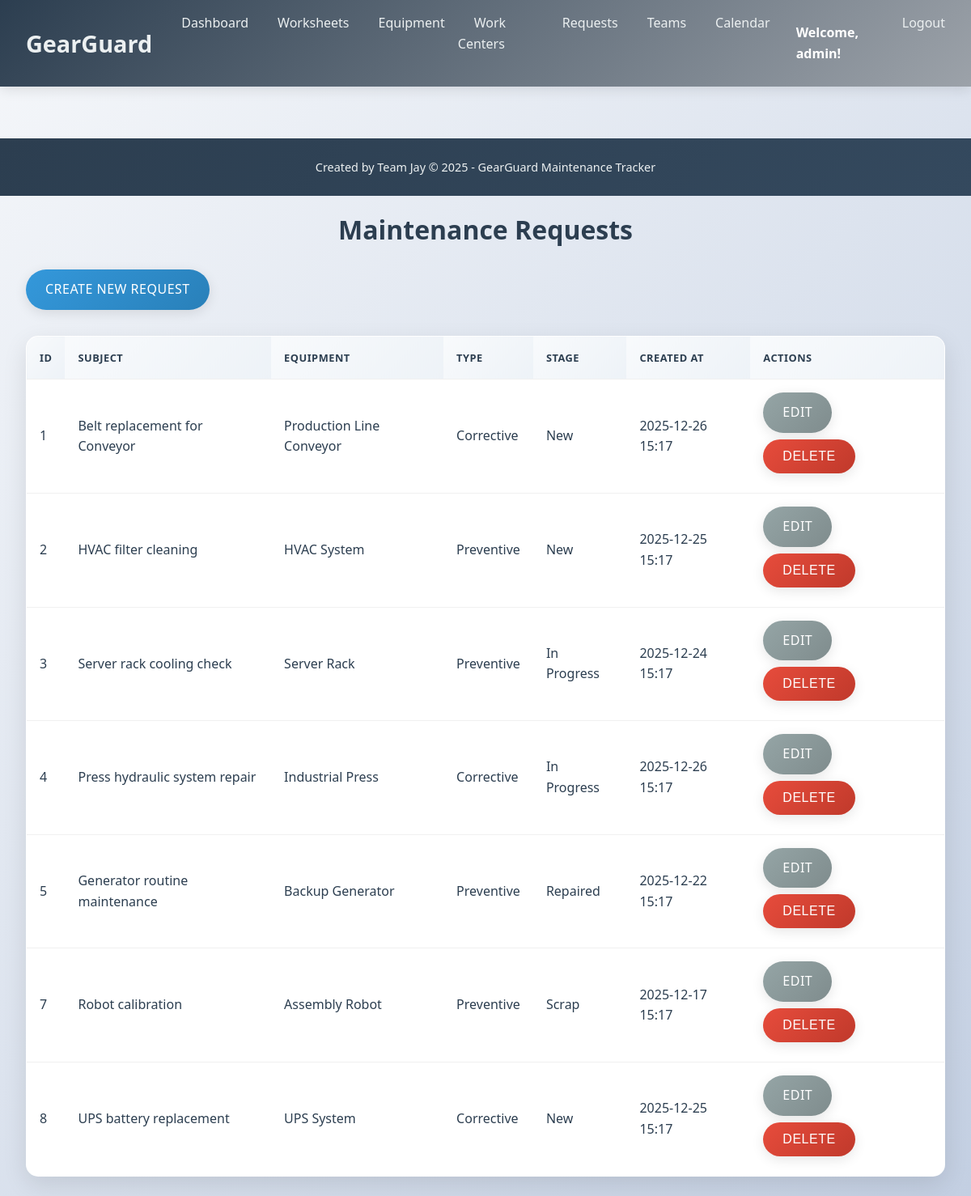
Screenshot of /requests (signed in) with the database file from the repository.
### models.py (models this page shows, shortened)
class User(db.Model):
    __tablename__ = 'users'
    id = db.Column(db.Integer, primary_key=True)
    username = db.Column(db.String(80), unique=True, nullable=False)
    email = db.Column(db.String(120), unique=True, nullable=False)
    password_hash = db.Column(db.String(120), nullable=False)
    role = db.Column(db.String(20), default='user')  # admin, manager, user
    created_at = db.Column(db.DateTime, default=datetime.utcnow)

class MaintenanceRequest(db.Model):
    __tablename__ = 'maintenance_requests'
    id = db.Column(db.Integer, primary_key=True)
    subject = db.Column(db.String(200), nullable=False)
    request_type = db.Column(db.String(20), nullable=False)  # Corrective / Preventive
    equipment_id = db.Column(db.Integer, db.ForeignKey('equipment.id'))  # Nullable to allow work center requests
    workcenter_id = db.Column(db.Integer, db.ForeignKey('workcenters.id'))  # Nullable to allow equipment requests
    category = db.Column(db.String(50))
    maintenance_team_id = db.Column(db.Integer, db.ForeignKey('maintenance_teams.id'))
    assigned_technician = db.Column(db.String(100))
    scheduled_date = db.Column(db.DateTime)
    duration_hours = db.Column(db.Float)
    stage = db.Column(db.String(20), default='New')  # New / In Progress / Repaired / Scrap
    created_at = db.Column(db.DateTime, default=datetime.utcnow)
    equipment = db.relationship('Equipment', backref='maintenance_requests')
    workcenter = db.relationship('WorkCenter', backref='maintenance_requests')
    maintenance_team = db.relationship('MaintenanceTeam', backref='maintenance_requests')

class Equipment(db.Model):
    __tablename__ = 'equipment'
    id = db.Column(db.Integer, primary_key=True)
    name = db.Column(db.String(100), nullable=False)
    serial_number = db.Column(db.String(100), unique=True, nullable=False)
    category = db.Column(db.String(50), nullable=False)  # Mechanical / Electrical / IT
    department = db.Column(db.String(50), nullable=False)  # Production / Admin / IT
    assigned_employee = db.Column(db.String(100))
    maintenance_team_id = db.Column(db.Integer, db.ForeignKey('maintenance_teams.id'))
    default_technician = db.Column(db.String(100))
    purchase_date = db.Column(db.Date)
    warranty_end = db.Column(db.Date)
    location = db.Column(db.String(100))
    status = db.Column(db.String(20), default='Active')  # Active / Scrapped
    notes = db.Column(db.Text)
    maintenance_team = db.relationship('MaintenanceTeam', backref='equipment_list')

### app.py (the view)
@app.route('/requests')
@login_required
def maintenance_requests():
    requests = MaintenanceRequest.query.all()
    return render_template('requests_list.html', requests=requests)

### app.py (called while the page is built)
@app.context_processor
def inject_now():
    return {'now': dt.utcnow}

def login_required(f):
    @wraps(f)
    def decorated_function(*args, **kwargs):
        if 'user_id' not in session:
            flash('Please log in to access this page.', 'error')
            return redirect(url_for('login'))
        return f(*args, **kwargs)
    return decorated_function

@app.context_processor
def inject_user():
    user_id = session.get('user_id')
    if user_id:
        user = User.query.get(user_id)
        return {'current_user': user}
    return {'current_user': None}

### templates/requests_list.html (shortened to what this page needs)
<!DOCTYPE html>
<html lang="en">
<head>
    <link rel="stylesheet" href="{{ url_for('static', filename='style.css') }}">
</head>
<body>
    {% include 'base.html' %}
    <div class="container">
        <h1>Maintenance Requests</h1>
        <a href="{{ url_for('create_request') }}" class="btn btn-primary">Create New Request</a>
        <table class="table">
            <thead>
                <tr>
                    <th>ID</th>
                    <th>Subject</th>
                    <th>Equipment</th>
                    <th>Type</th>
                    <th>Stage</th>
                    <th>Created At</th>
                    <th>Actions</th>
                </tr>
            </thead>
            <tbody>
                {% for request in requests %}
                <tr>
                    <td>{{ request.id }}</td>
                    <td>{{ request.subject }}</td>
                    <td>{{ request.equipment.name if request.equipment else 'N/A' }}</td>
                    <td>{{ request.request_type }}</td>
                    <td>{{ request.stage }}</td>
                    <td>{{ request.created_at.strftime('%Y-%m-%d %H:%M') if request.created_at else 'N/A' }}</td>
                    <td>
                        <a href="{{ url_for('edit_request', id=request.id) }}" class="btn btn-secondary">Edit</a>
                        <form method="POST" action="{{ url_for('delete_request', id=request.id) }}" style="display: inline;">
                            <button type="submit" class="btn btn-danger" onclick="return confirm('Are you sure you want to delete this request?')">Delete</button>
                        </form>
                    </td>
                </tr>
                {% endfor %}
            </tbody>
        </table>
    </div>
</body>
</html>

### templates/base.html (shortened to what this page needs)
<!DOCTYPE html>
<html lang="en">
<head>
    <link rel="stylesheet" href="{{ url_for('static', filename='style.css') }}">
</head>
<body>
    <nav class="navbar">
        <div class="nav-container">
            <div class="nav-logo">
                <a href="{% if current_user %}{{ url_for('dashboard') }}{% else %}{{ url_for('login') }}{% endif %}"> GearGuard</a>
            </div>
            <ul class="nav-menu">
                {% if current_user %}
                <li class="nav-item">
                    <a href="{{ url_for('dashboard') }}" class="nav-link">Dashboard</a>
                </li>
                <li class="nav-item">
                    <a href="{{ url_for('worksheets') }}" class="nav-link">Worksheets</a>
                </li>
                <li class="nav-item">
                    <a href="{{ url_for('equipment_list') }}" class="nav-link">Equipment</a>
                </li>
                <li class="nav-item">
                    <a href="{{ url_for('workcenters_list') }}" class="nav-link">Work Centers</a>
                </li>
                <li class="nav-item">
                    <a href="{{ url_for('maintenance_requests') }}" class="nav-link">Requests</a>
                </li>
                <li class="nav-item">
                    <a href="{{ url_for('teams_list') }}" class="nav-link">Teams</a>
                </li>
                <li class="nav-item">
                    <a href="{{ url_for('calendar_view') }}" class="nav-link">Calendar</a>
                </li>
                <li class="nav-item">
                    <span class="nav-user">Welcome, {{ current_user.username }}!</span>
                </li>
                <li class="nav-item">
                    <a href="{{ url_for('logout') }}" class="nav-link">Logout</a>
                </li>
                {% endif %}
            </ul>
        </div>
    </nav>
    <main>
    </main>
    <footer class="footer">
        <div class="footer-content">
            <p>Created by Team Jay &copy; 2025 - GearGuard Maintenance Tracker</p>
        </div>
    </footer>
</body>
</html>

### static/style.css (style rules this page uses)
* { margin: 0; padding: 0; box-sizing: border-box; }
body { font-family: 'Segoe UI', Tahoma, Geneva, Verdana, sans-serif; background: linear-gradient(135deg, #f5f7fa 0%, #c3cfe2 100%); color: #2c3e50; line-height: 1.6; min-height: 100vh; }
.navbar { background: linear-gradient(135deg, #2c3e50 0%, #9ca2a9 100%); padding: 1rem 0; box-shadow: 0 4px 15px rgba(0,0,0,0.1); position: sticky; top: 0; z-index: 1000; }
.nav-container { max-width: 1200px; margin: 0 auto; display: flex; justify-content: space-between; align-items: center; padding: 0 2rem; }
.nav-logo a { color: #ecf0f1; font-size: 1.8rem; font-weight: bold; text-decoration: none; transition: color 0.3s ease; }
.nav-menu { display: flex; list-style: none; }
.nav-item { margin-left: 1rem; }
.nav-link { color: #ecf0f1; text-decoration: none; font-weight: 500; transition: all 0.3s ease; padding: 0.75rem 1.25rem; border-radius: 25px; position: relative; overflow: hidden; }
.nav-link::after { content: ''; position: absolute; bottom: 0; left: 50%; width: 0; height: 2px; background: #3498db; transition: all 0.3s ease; transform: translateX(-50%); }
.nav-user { color: white !important; font-weight: bold; padding: 0.75rem 1rem; display: inline-block; }
main { padding: 2rem 0; }
.container { max-width: 1200px; margin: 0 auto; padding: 0 2rem; }
h1 { margin-bottom: 1.5rem; color: #2c3e50; font-size: 2rem; text-align: center; margin-top: 1rem; }
.btn { display: inline-block; padding: 0.75rem 1.5rem; border: none; border-radius: 30px; text-decoration: none; cursor: pointer; font-size: 1rem; font-weight: 500; transition: all 0.3s ease; margin-right: 0.5rem; margin-bottom: 0.5rem; box-shadow: 0 4px 15px rgba(0,0,0,0.1); text-transform: uppercase; letter-spacing: 0.5px; }
.btn-primary { background: linear-gradient(135deg, #3498db 0%, #2980b9 100%); color: white; }
.btn-secondary { background: linear-gradient(135deg, #95a5a6 0%, #7f8c8d 100%); color: white; }
.btn-danger { background: linear-gradient(135deg, #e74c3c 0%, #c0392b 100%); color: white; }
.table { width: 100%; border-collapse: collapse; margin: 1.5rem 0; background-color: white; border-radius: 15px; overflow: hidden; box-shadow: 0 10px 30px rgba(0,0,0,0.1); border: 1px solid rgba(0,0,0,0.05); }
.table th, .table td { padding: 1rem; text-align: left; border-bottom: 1px solid #f0f0f0; }
.table th { background: linear-gradient(135deg, #f8fafc 0%, #edf2f7 100%); font-weight: 600; color: #2c3e50; text-transform: uppercase; font-size: 0.8rem; letter-spacing: 0.5px; }
.footer { background: linear-gradient(135deg, #2c3e50 0%, #34495e 100%); color: white; text-align: center; padding: 1.5rem 0; margin-top: auto; }
.footer-content p { margin: 0; font-size: 0.9rem; color: #ecf0f1; }

### rows the page displays
User: username "admin"
MaintenanceRequest: id "1", subject "Belt replacement for Conveyor", equipment "Production Line Conveyor", request_type "Corrective", stage "New", created_at "2025-12-26 15:17"
MaintenanceRequest: id "2", subject "HVAC filter cleaning", equipment "HVAC System", request_type "Preventive", stage "New", created_at "2025-12-25 15:17"
MaintenanceRequest: id "3", subject "Server rack cooling check", equipment "Server Rack", request_type "Preventive", stage "In Progress", created_at "2025-12-24 15:17"
MaintenanceRequest: id "4", subject "Press hydraulic system repair", equipment "Industrial Press", request_type "Corrective", stage "In Progress", created_at "2025-12-26 15:17"
MaintenanceRequest: id "5", subject "Generator routine maintenance", equipment "Backup Generator", request_type "Preventive", stage "Repaired", created_at "2025-12-22 15:17"
MaintenanceRequest: id "7", subject "Robot calibration", equipment "Assembly Robot", request_type "Preventive", stage "Scrap", created_at "2025-12-17 15:17"
MaintenanceRequest: id "8", subject "UPS battery replacement", equipment "UPS System", request_type "Corrective", stage "New", created_at "2025-12-25 15:17"
